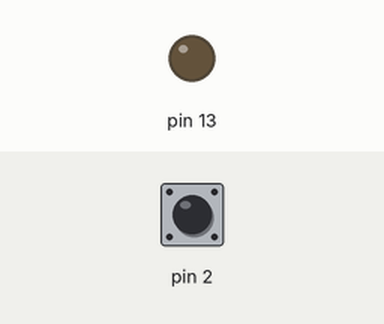
Simulated run of this sketch. Board: Arduino Uno, built with avr-gcc and run on an emulated ATmega328P. Shown: output pins drawn as LEDs (lit = HIGH). The test bench sets the inputs (shaded band); at power-on: pin 2 HIGH.

Above: at 1.2 s.
1.3 s: pin 2 pulled LOW for 0.15 s
Timing chart, 0 to 4.3 s (numbered marks = the images above; inputs shaded):
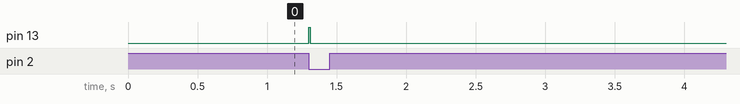

The sketch:

task4.ino
```cpp
#include <avr/io.h>
#include <avr/interrupt.h>

// Volatile shared variable between ISRs
volatile uint8_t countdown = 0;

void setup() {
    // ─── Output Pin: D13 (PB5) ───
    DDRB |= (1 << DDB5);       // Set D13 as OUTPUT
    PORTB &= ~(1 << PORTB5);   // Start LOW

    // ─── Input Pin: D2 (PD2) with pull-up ───
    DDRD &= ~(1 << DDD2);      // Set D2 as INPUT
    PORTD |= (1 << PORTD2);    // Enable internal pull-up

    // ─── External Interrupt INT0 (D2) ───
    // Trigger on FALLING edge (button press pulls LOW)
    EICRA |= (1 << ISC01);     // ISC01=1, ISC00=0 → falling edge
    EICRA &= ~(1 << ISC00);
    EIMSK |= (1 << INT0);      // Enable INT0

    // ─── Timer1 CTC Mode, 1ms interval ───
    // F_CPU = 16MHz, Prescaler = 64
    // OCR1A = (16,000,000 / (64 * 1000)) - 1 = 249
    TCCR1A = 0;                         // Clear control register A
    TCCR1B = 0;                         // Clear control register B
    TCNT1  = 0;                         // Reset counter

    OCR1A = 249;                        // Compare match value for 1ms
    TCCR1B |= (1 << WGM12);            // CTC mode (Clear Timer on Compare)
    TCCR1B |= (1 << CS11) | (1 << CS10); // Prescaler = 64
    // Timer interrupt NOT enabled yet — only enable when counting

    sei(); // Enable global interrupts
}

// ─── External Interrupt ISR: Button on D2 ───
ISR(INT0_vect) {
    PORTB |= (1 << PORTB5);    // Set D13 HIGH immediately
    countdown = 10;             // Load 10ms countdown
    TCNT1 = 0;                  // Reset timer counter
    TIFR1 |= (1 << OCF1A);   // clear pending compare flag, before it measurement was 9.02 ms
    TIMSK1 |= (1 << OCIE1A);   // Enable Timer1 compare interrupt
}
// everytime 1 ms passes and compare value = counter OCIE1A enables timer1 func.
// ─── Timer1 Compare ISR: fires every 1ms ───
ISR(TIMER1_COMPA_vect) {
    if (countdown > 0) {
        countdown--;
        if (countdown == 0) {
            PORTB &= ~(1 << PORTB5);   // Set D13 LOW
            TIMSK1 &= ~(1 << OCIE1A); // Disable timer interrupt
        }
    }
}

// ─── Main loop: must remain empty ───
void loop() {
    // Intentionally empty — all logic handled by interrupts
}
```

Measured:
- after the input at 1.3 s, pin 13: LOW → HIGH at once, → LOW 0.01 s later
